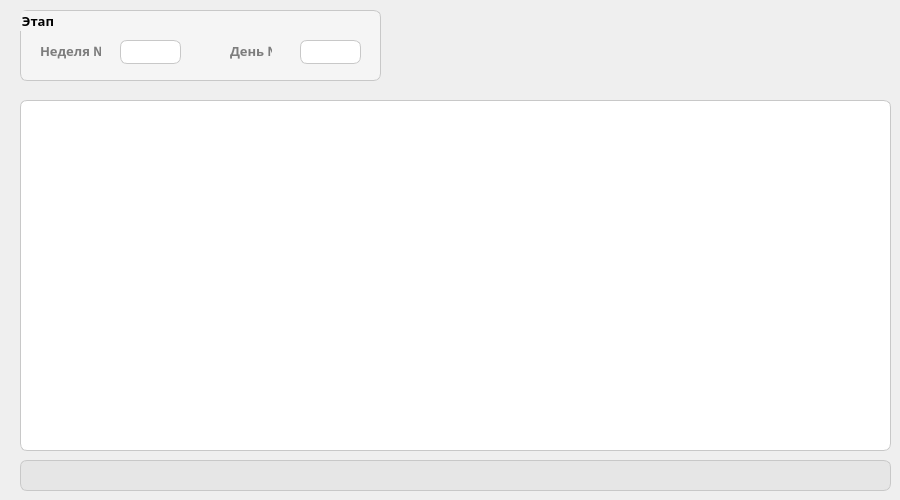
    <widget class="QWidget" name="s_page_viewing">
     <widget class="QGroupBox" name="s_gb_stage_tab_viewing">
      <property name="geometry">
       <rect>
        <x>20</x>
        <y>10</y>
        <width>361</width>
        <height>71</height>
       </rect>
      </property>
      <property name="font">
       <font>
        <family>Bahnschrift SemiBold SemiConden</family>
        <pointsize>10</pointsize>
        <weight>75</weight>
        <bold>true</bold>
       </font>
      </property>
      <property name="styleSheet">
       <string notr="true">border-radius: 7px;
border-width: 1px;
border-style: solid;
border-color: rgb(200, 200, 200);
background-color: rgb(245, 245, 245);</string>
      </property>
      <property name="title">
       <string>Этап</string>
      </property>
      <widget class="QComboBox" name="s_cb_week_number">
       <property name="geometry">
        <rect>
         <x>100</x>
         <y>30</y>
         <width>61</width>
         <height>24</height>
        </rect>
       </property>
       <property name="font">
        <font>
         <family>Bahnschrift SemiLight SemiConde</family>
         <pointsize>10</pointsize>
         <weight>50</weight>
         <bold>false</bold>
        </font>
       </property>
       <property name="cursor">
        <cursorShape>OpenHandCursor</cursorShape>
       </property>
       <property name="styleSheet">
        <string notr="true">QComboBox{
	border-radius: 7px;
	border-width: 1px;
	border-style: solid;
	border-color: rgb(200, 200, 200);
	background-color: rgb(255, 255, 255);
	color: rgb(0, 0, 0);
	padding-left: 6px;
}

QComboBox:drop-down{
	border: 0px;
}

QComboBox::down-arrow{
	image: url(:/comboBox/icons/ComboBox/cb_down_arrow.png);
	wight: 12px;
	height: 12px;
	margin-right: 3px;
}

QComboBox::down-arrow:on{
	image: url(:/comboBox/icons/ComboBox/cb_up_arrow.png);
	wight: 12px;
	height: 12px;
	margin-right: 3px;
}

QComboBox:hover{
	border-color: rgb(55, 122, 255);
}

QComboBox:disabled{
	border-color: rgb(200, 200, 200);
	background-color: rgb(230, 230, 230);
}</string>
       </property>
      </widget>
      <widget class="QLabel" name="s_l_week_number_page_viewing">
       <property name="geometry">
        <rect>
         <x>20</x>
         <y>30</y>
         <width>61</width>
         <height>21</height>
        </rect>
       </property>
       <property name="font">
        <font>
         <family>Bahnschrift SemiBold SemiConden</family>
         <pointsize>10</pointsize>
         <weight>75</weight>
         <bold>true</bold>
         <underline>false</underline>
        </font>
       </property>
       <property name="styleSheet">
        <string notr="true">border-width: 0px;
color: rgb(125, 125, 125);</string>
       </property>
       <property name="text">
        <string>Неделя №</string>
       </property>
      </widget>
      <widget class="QLabel" name="s_l_day_number_page_viewing">
       <property name="geometry">
        <rect>
         <x>210</x>
         <y>30</y>
         <width>42</width>
         <height>21</height>
        </rect>
       </property>
       <property name="font">
        <font>
         <family>Bahnschrift SemiBold SemiConden</family>
         <pointsize>10</pointsize>
         <weight>75</weight>
         <bold>true</bold>
         <underline>false</underline>
        </font>
       </property>
       <property name="styleSheet">
        <string notr="true">border-width: 0px;
color: rgb(125, 125, 125);</string>
       </property>
       <property name="text">
        <string>День №</string>
       </property>
      </widget>
      <widget class="QComboBox" name="s_cb_day_number">
       <property name="geometry">
        <rect>
         <x>280</x>
         <y>30</y>
         <width>61</width>
         <height>24</height>
        </rect>
       </property>
       <property name="font">
        <font>
         <family>Bahnschrift SemiLight SemiConde</family>
         <pointsize>10</pointsize>
         <weight>50</weight>
         <bold>false</bold>
        </font>
       </property>
       <property name="cursor">
        <cursorShape>OpenHandCursor</cursorShape>
       </property>
       <property name="styleSheet">
        <string notr="true">QComboBox{
	border-radius: 7px;
	border-width: 1px;
	border-style: solid;
	border-color: rgb(200, 200, 200);
	background-color: rgb(255, 255, 255);
	color: rgb(0, 0, 0);
	padding-left: 6px;
}

QComboBox:drop-down{
	border: 0px;
}

QComboBox::down-arrow{
	image: url(:/comboBox/icons/ComboBox/cb_down_arrow.png);
	wight: 12px;
	height: 12px;
	margin-right: 3px;
}

QComboBox::down-arrow:on{
	image: url(:/comboBox/icons/ComboBox/cb_up_arrow.png);
	wight: 12px;
	height: 12px;
	margin-right: 3px;
}

QComboBox:hover{
	border-color: rgb(55, 122, 255);
}

QComboBox:disabled{
	border-color: rgb(200, 200, 200);
	background-color: rgb(230, 230, 230);
}</string>
       </property>
      </widget>
     </widget>
     <widget class="QTableWidget" name="s_tbl_data_stretching">
      <property name="geometry">
       <rect>
        <x>20</x>
        <y>100</y>
        <width>871</width>
        <height>351</height>
       </rect>
      </property>
      <property name="font">
       <font>
        <family>Bahnschrift SemiLight SemiConde</family>
        <pointsize>10</pointsize>
        <weight>50</weight>
        <bold>false</bold>
       </font>
      </property>
      <property name="cursor" stdset="0">
       <cursorShape>PointingHandCursor</cursorShape>
      </property>
      <property name="styleSheet">
       <string notr="true">border-radius: 7px;
border-width: 1px;
border-style: solid;
border-color: rgb(200, 200, 200);
background-color: rgb(255, 255, 255);
color: rgb(0, 0, 0);</string>
      </property>
     </widget>
     <widget class="QPushButton" name="s_pb_hint_changing_data_stretching">
      <property name="enabled">
       <bool>false</bool>
      </property>
      <property name="geometry">
       <rect>
        <x>20</x>
        <y>460</y>
        <width>871</width>
        <height>31</height>
       </rect>
      </property>
      <property name="font">
       <font>
        <family>Bahnschrift Light SemiCondensed</family>
        <pointsize>9</pointsize>
        <italic>true</italic>
       </font>
      </property>
      <property name="layoutDirection">
       <enum>Qt::LeftToRight</enum>
      </property>
      <property name="styleSheet">
       <string notr="true">QPushButton:disabled{
	text-align: left;
	border-radius: 7px;
	border-width: 1px;
	border-style: solid;
	border-color: rgb(200, 200, 200);
	padding-left: 3px;
	background-color: rgb(230, 230, 230);
	color: rgb(0, 0, 0);
}</string>
      </property>
      <property name="text">
       <string/>
      </property>
      <property name="icon">
       <iconset>
        <normaloff>../../Users/user_1/OneDrive/Спорт/Фото/Иконки/Черные/125768.png</normaloff>../../Users/user_1/OneDrive/Спорт/Фото/Иконки/Черные/125768.png</iconset>
      </property>
      <property name="iconSize">
       <size>
        <width>19</width>
        <height>19</height>
       </size>
      </property>
     </widget>
    </widget>
